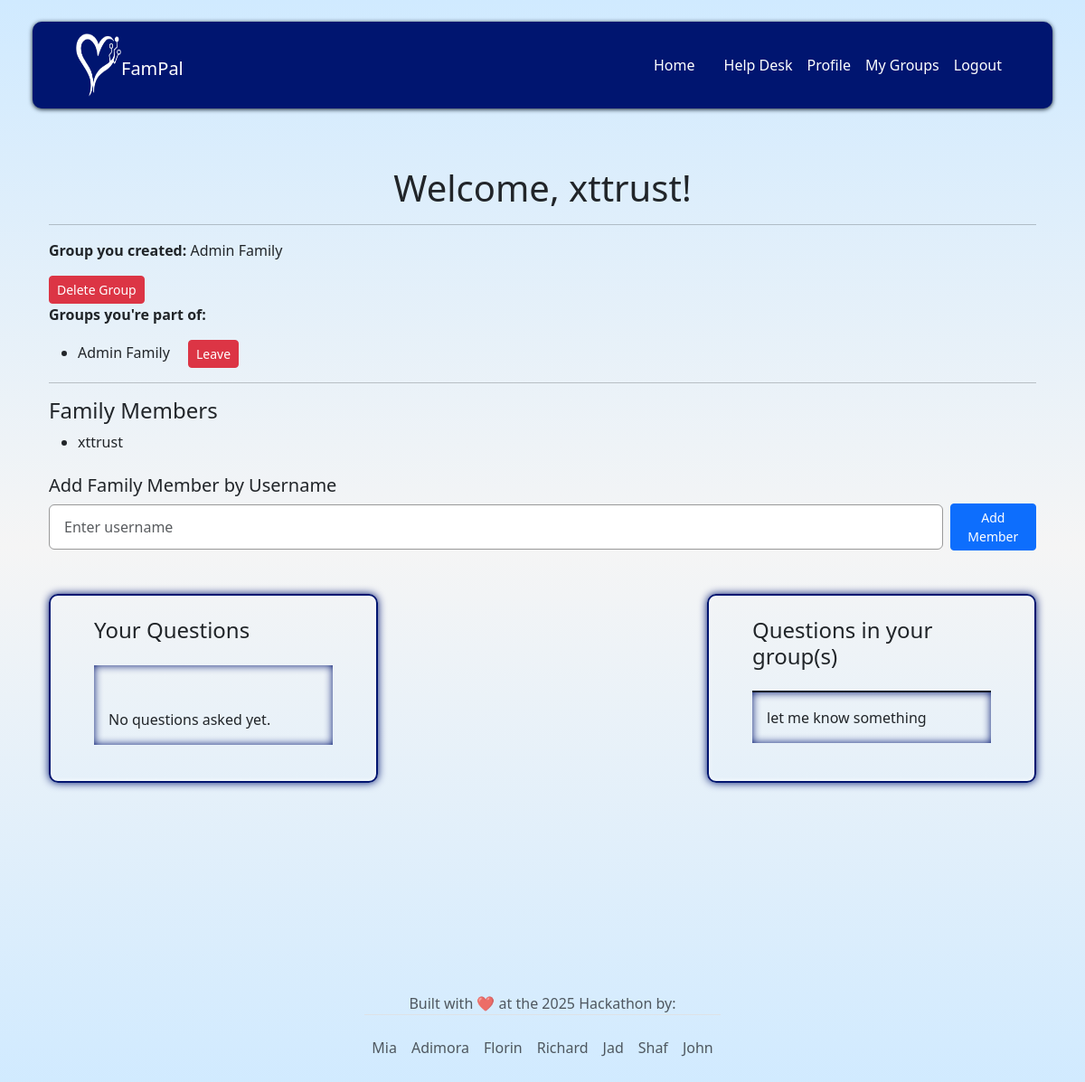
/profile/ (signed in), run on the app's committed database.
### families/models.py (models this page shows, shortened)
class FamilyGroup(models.Model):
    name = models.CharField(max_length=100)
    created_by = models.ForeignKey(User, on_delete=models.CASCADE, related_name='created_family_groups')
    created_at = models.DateTimeField(default=timezone.now)

class FamilyMembership(models.Model):
    user = models.ForeignKey(User, on_delete=models.CASCADE, related_name='family_memberships')
    family_group = models.ForeignKey(FamilyGroup, on_delete=models.CASCADE, related_name='memberships')
    joined_at = models.DateTimeField(default=timezone.now)
    class Meta:
        unique_together = ('user', 'family_group')

class Question(models.Model):
    user = models.ForeignKey(User, on_delete=models.CASCADE, related_name='questions')
    family_group = models.ForeignKey(
        FamilyGroup,
        on_delete=models.SET_NULL,
        null=True,
        blank=True,
        related_name='questions'
    )
    text = models.TextField()
    created_at = models.DateTimeField(default=timezone.now)

### userprofile/views.py (the view)
# urls.py: path('', views.profile_view, name='profile'),
@login_required
def profile_view(request):
    user = request.user
    group_created = FamilyGroup.objects.filter(created_by=user).first()
    groups_joined = user.family_memberships.select_related('family_group').all()
    user_questions = user.questions.all()
    group_questions = Question.objects.filter(
        family_group__in=[membership.family_group for membership in groups_joined]
    ) if groups_joined else []
    group_members = FamilyMembership.objects.filter(
        family_group__in=[membership.family_group for membership in groups_joined]
    ).select_related('user')
    show_create_button = not group_created and not groups_joined.exists()
    return render(request, 'userprofile/profile.html', {
        'user': user,
        'group_created': group_created,
        'groups_joined': groups_joined,
        'user_questions': user_questions,
        'group_questions': group_questions,
        'group_members': group_members,
        'show_create_button': show_create_button,
    })

### templates/userprofile/profile.html (shortened to what this page needs)
{% extends 'base.html' %}
{% block content %}
<div class="container mt-5">
  <h1 class="d-flex justify-content-center">Welcome, {{ user.get_full_name|default:user.username }}!</h1>
  <hr>
  {% if group_created %}
    <p><strong>Group you created:</strong> {{ group_created.name }}</p>
    <form method="post" action="{% url 'delete_family' group_created.id %}" class="d-inline">
      <button type="submit" class="btn btn-danger btn-sm"
              onclick="return confirm('Are you sure you want to delete this family group? This will remove all members.')">
        Delete Group
      </button>
    </form>
  {% endif %}
  {% if groups_joined %}
    <p><strong>Groups you're part of:</strong></p>
    <ul>
      {% for membership in groups_joined %}
        <li>
          {{ membership.family_group.name }}
          <form method="post" action="{% url 'leave_family' membership.id %}" class="d-inline ms-3">
            <button type="submit" class="btn btn-sm btn-danger">Leave</button>
          </form>
        </li>
      {% endfor %}
    </ul>
  {% else %}
    <p>You're not part of any family group yet.</p>
  {% endif %}
  {% if group_members %}
    <hr>
    <h4>Family Members</h4>
    <ul>
      {% for membership in group_members %}
        <li>
          {{ membership.user.get_full_name|default:membership.user.username }}
        </li>
      {% endfor %}
    </ul>
  {% endif %}
  {% if group_created %}
    <div class="mt-4">
      <h5>Add Family Member by Username</h5>
      <form method="post" action="{% url 'add_family_member' %}" class="d-flex gap-2 align-items-center">
        <input
          type="text"
          name="username"
          placeholder="Enter username"
          class="form-control"
          required
        >
        <button type="submit" class="btn btn-primary btn-sm">Add Member</button>
      </form>
    </div>
  {% endif %}
  <div class="d-flex justify-content-between align-self-center mt-5">
    <div class="col-4 profile-box py-4 px-5">
      <h4>Your Questions</h4>
      <ul class="ps-0 mt-4">
        {% for question in user_questions %}
        <li class="box p-3">{{ question.text }}</li>
        {% empty %}
        <li class="box-no-border p-3 pt-5">No questions asked yet.</li>
        {% endfor %}
      </ul>
    </div>
    <div class="col-4 profile-box py-4 px-5">
      <h4>Questions in your group(s)</h4>
      <ul class="ps-0 mt-4">
        {% for question in group_questions %}
        <li class="box p-3">{{ question.text }}</li>
        {% empty %}
        <li class="box-no-border p-5 px-4">No questions in your family group(s).</li>
        {% endfor %}
      </ul>
    </div>
  </div>
</div>
{% endblock %}

### static/css/main.css (style rules this page uses)
:root { --color-primary: #2fa5f0; --color-secondary: #3053ad; --color-bg: #001570; --color-hover: #57ccf9; --color-light: #68d6f1; --color-white: #ffffff; --color-dark: #0d1b2a; --box-shadow: rgba(17, 61, 69, 0.35) 0 0.5rem 1.5rem; --box-shadow-hover: rgba(147, 165, 169, 0.393) 0 0 0 3px; font-size: 100%; }
* { padding: 0; margin: 0; box-sizing: border-box; }
html { background: linear-gradient(to bottom, #d0eaff, #f5f5f5, #d0eaff); scroll-behavior: smooth; scroll-padding-top: 5rem; font-family: Roboto, sans-serif; }
body { background: linear-gradient(to bottom, #d0eaff, #f5f5f5, #d0eaff); min-height: 100dvh; }
form input.form-control { padding: 0.75rem 1rem; border: 1.5px solid #999; }
.card-question, .profile-box, .logout { border: 2px solid var(--color-bg); border-radius: 10px; box-shadow: 0 0 10px var(--color-bg), inset 0 0 5px var(--color-white); }
.box, .box-no-border { list-style: none; border-top: 2px solid var(--color-dark); box-shadow: inset 0 0 10px var(--color-bg); }
.box-no-border { border: none; }

### data on the page
FamilyGroup: name "Admin Family"
FamilyMembership: family_group.name "Admin Family", user.get_full_name "xttrust"
Question: text "let me know something"

### other printed values
{{ user.get_full_name|default:user.username }} "xttrust"
